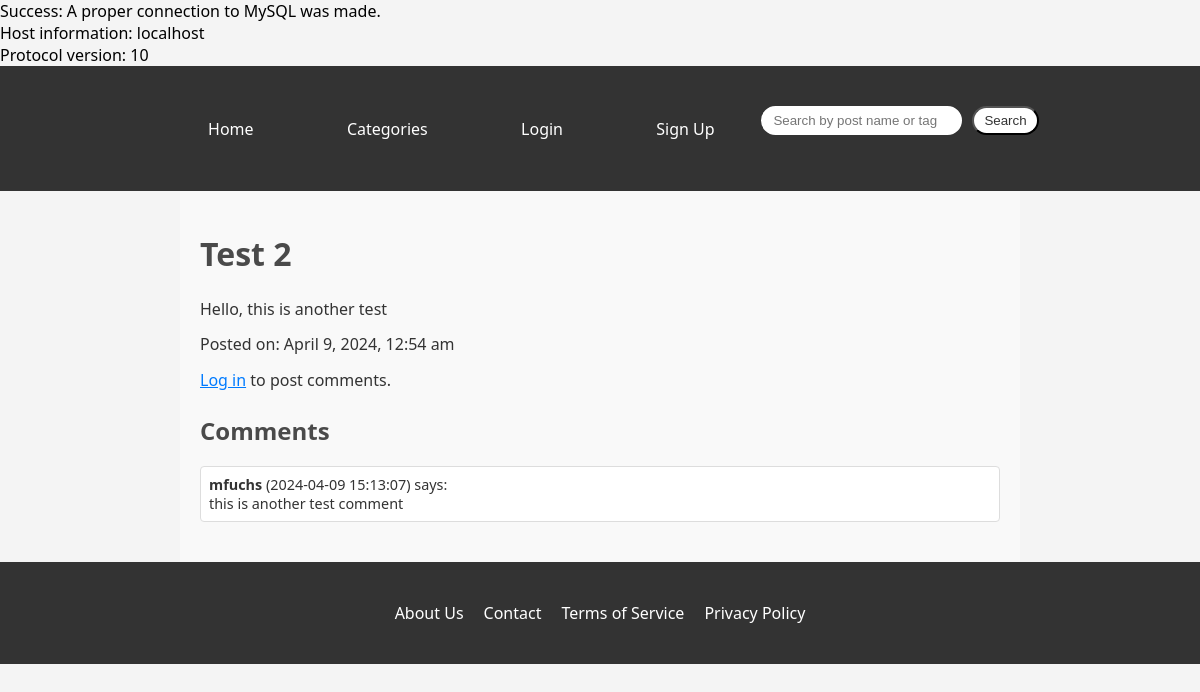
Screenshot of /post.php?id=5 with the database file from the repository.
### tables this page shows
CREATE TABLE `posts` (
  `postID` int(11) NOT NULL,
  `userID` int(11) NOT NULL,
  `title` varchar(255) NOT NULL,
  `content` text NOT NULL,
  `created_At` datetime NOT NULL DEFAULT CURRENT_TIMESTAMP,
  `categoryID` int(11) NOT NULL
);

CREATE TABLE `comments` (
  `CommentID` int(11) NOT NULL,
  `PostID` int(11) DEFAULT NULL,
  `UserID` int(11) DEFAULT NULL,
  `Content` text,
  `CreatedAt` datetime DEFAULT CURRENT_TIMESTAMP
);

CREATE TABLE `users` (
  `userID` int(11) NOT NULL,
  `username` varchar(255) NOT NULL,
  `email` varchar(255) NOT NULL,
  `bio` text,
  `password` varchar(255) NOT NULL,
  `firstName` varchar(255) DEFAULT NULL,
  `lastName` varchar(255) DEFAULT NULL,
  `role` enum('user','moderator','admin') DEFAULT 'user',
  `status` enum('active','inactive','banned') DEFAULT 'active'
);

### post.php (the view, shortened to what this page needs)
<?php
$isLoggedIn = isset($_SESSION['userID']);
require_once 'backend/db_connect.php';
$postId = intval($_GET['id']);
if ($postId > 0) {
    if ($stmt = $mysqli->prepare("SELECT Title, Content, Created_At FROM posts WHERE PostID = ?")) {
        $stmt->bind_param("i", $postId);
        $stmt->execute();
        $result = $stmt->get_result();
        if ($result->num_rows === 0) {
            $message = "Post not found.";
        } else {
            $post = $result->fetch_assoc();
        }
    } else {
        $message = "Error fetching post: " . $mysqli->error;
    }
}
?>
<!DOCTYPE html>
<html lang="en">
<head>
    <link rel="stylesheet" href="css/index.css">
    <link rel="stylesheet" href="css/post.css">
</head>
<body>
<header>
    <div class="container">
        <nav>
            <ul>
                <li><a href="index.php">Home</a></li>
                <li><a href="categories.php">Categories</a></li>
                <?php if ($isLoggedIn): ?>
                    <li><a href="create-post.php">New Post</a></li>
                    <li><a href="profile.php">Profile</a></li>
                    <li><a href="logout.php">Logout</a></li>
                <?php else: ?>
                    <li><a href="login.php">Login</a></li>
                    <li><a href="signup.php">Sign Up</a></li>
                <?php endif; ?>
            </ul>
            <form class="search" action="search.php" method="get">
                <input type="search" name="query" placeholder="Search by post name or tag...">
                <button type="submit">Search</button>
            </form>
        </nav>
    </div>
</header>
<main class="main-container">
    <h1><?= htmlspecialchars($post['Title']) ?></h1>
    <p><?= nl2br(htmlspecialchars($post['Content'])) ?></p>
    <p>Posted on: <?= date("F j, Y, g:i a", strtotime($post['Created_At'])) ?></p>
    <?php if ($isLoggedIn): ?>
        <form action="post.php?id=<?= $postId ?>" method="post">
            <textarea name="commentContent" required></textarea>
            <button type="submit" name="submitComment">Post Comment</button>
        </form>
    <?php else: ?>
        <p><a href="login.php">Log in</a> to post comments.</p>
    <?php endif; ?>
    <section>
        <h2>Comments</h2>
        <?php
        if ($stmt = $mysqli->prepare("SELECT c.Content, c.CreatedAt, u.UserName FROM comments c JOIN users u ON c.UserID = u.UserID WHERE PostID = ? ORDER BY c.CreatedAt DESC")) {
            $stmt->bind_param("i", $postId);
            $stmt->execute();
            $comments = $stmt->get_result();
            if ($comments->num_rows > 0) {
                while ($comment = $comments->fetch_assoc()) {
                    echo "<div><strong>" . htmlspecialchars($comment['UserName']) . "</strong> (" . htmlspecialchars($comment['CreatedAt']) . ") says:<br>" . nl2br(htmlspecialchars($comment['Content'])) . "</div>";
                }
            } else {
                echo "<p>No comments yet.</p>";
            }
        }
        ?>
    </section>
</main>
<footer>
    <div class="container">
        <ul>
            <li><a href="#">About Us</a></li>
            <li><a href="#">Contact</a></li>
            <li><a href="#">Terms of Service</a></li>
            <li><a href="#">Privacy Policy</a></li>
        </ul>
    </div>
</footer>
</body>
</html>

### css/index.css (style rules this page uses)
body { font-family: 'Segoe UI', Tahoma, Geneva, Verdana, sans-serif; margin: 0; padding: 0; background-color: #f4f4f4; color: black; }
.container { max-width: 1200px; margin: auto; padding: 20px; }
header { background-color: #333; color: white; padding: 20px 0; }
header .container { display: flex; justify-content: space-between; align-items: center; flex-wrap: wrap; }
header nav { flex-grow: 1; display: flex; justify-content: center; align-items: center; }
header nav ul { list-style-type: none; display: flex; justify-content: space-around; align-items: center; padding: 0; margin: 0; width: 100%; max-width: 600px; }
header nav ul li a { color: white; text-decoration: none; padding: 0 15px; transition: color 0.3s ease-in-out; }
.search { display: flex; gap: 10px; }
.search input[type="search"], .search button { padding: 5px 10px; }
.search input[type="search"] { border-radius: 20px; border: 2px solid #fff; }
.search button { background-color: #fff; color: #333; border-radius: 20px; cursor: pointer; }
main { margin: 20px 0; }
section { margin-bottom: 20px; }
footer { background-color: #333; color: white; padding: 20px 0; }
footer .container { display: flex; justify-content: center; align-items: center; flex-wrap: wrap; }
footer ul { list-style-type: none; display: flex; gap: 20px; padding: 0; margin: 0; }
footer a { color: white; text-decoration: none; transition: color 0.3s ease-in-out; }

### css/post.css (style rules this page uses)
.main-container { max-width: 800px; margin: auto; padding: 20px; background-color: #f9f9f9; color: #333; }
.main-container h1, .main-container h2 { color: #4a4a4a; }
.main-container p { line-height: 1.6; margin: 10px 0; }
.main-container section div { background-color: white; border: 1px solid #ddd; padding: 8px; border-radius: 4px; margin-bottom: 8px; font-size: 0.9rem; }
.main-container a, .main-container a:visited { color: #007bff; }

### rows the page displays
posts: title "Test 2", content "Hello, this is another test", created_At "April 9, 2024, 12:54 am"
comments: UserID.username "mfuchs", CreatedAt "2024-04-09 15:13:07", Content "this is another test comment"

### other values shown
$mysqli->host_info "localhost"
$mysqli->protocol_version "10"
